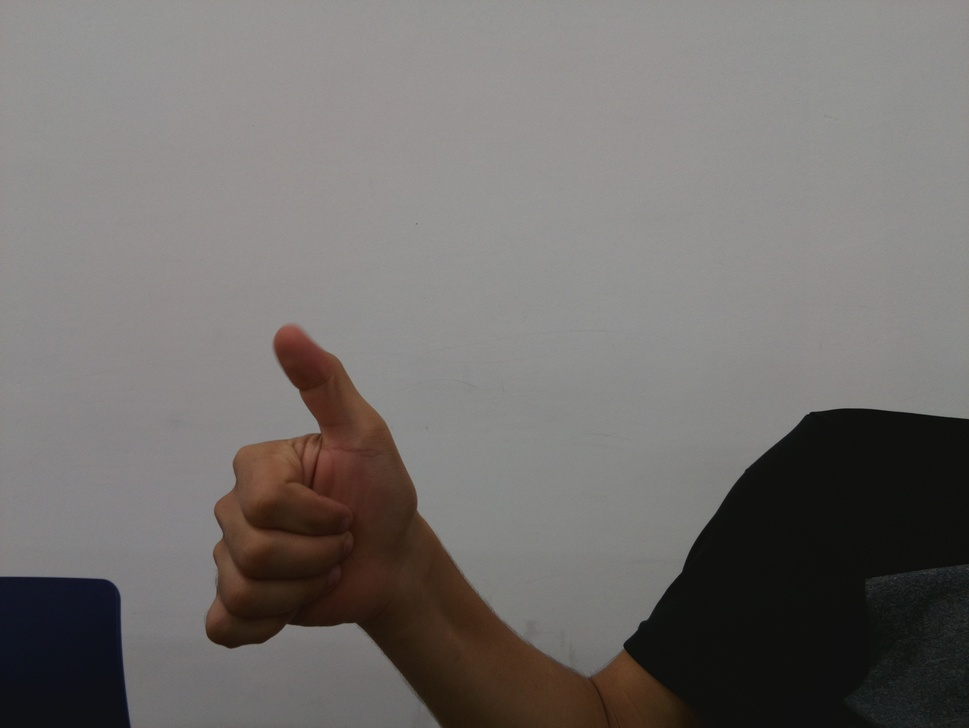
#> input picture im.jpg, 969 x 728 px, shrunk from 3280 x 2464 before the run
$ python coherence.py ../im.jpg   (older library calls are emulated)
#> lines starting #> are read from the running program, lines starting #| are printed output that depends on the picture
#> further down, src is the input picture: shape (728, 969, 3); mean B, G, R 109.1, 111.4, 115.1
#!/usr/bin/env python

'''
Coherence-enhancing filtering example
=====================================

inspired by
  Joachim Weickert "Coherence-Enhancing Shock Filters"
  http://www.mia.uni-saarland.de/Publications/weickert-dagm03.pdf
'''

# Python 2/3 compatibility
from __future__ import print_function
import sys
PY3 = sys.version_info[0] == 3

if PY3:
    xrange = range

import numpy as np
import cv2

def coherence_filter(img, sigma = 11, str_sigma = 11, blend = 0.5, iter_n = 4):
#> called with sigma = 19, str_sigma = 19, blend = 0.7, iter_n = 4
    h, w = img.shape[:2]
#> h = 728; w = 969

    for i in xrange(iter_n):
        print(i)

        gray = cv2.cvtColor(img, cv2.COLOR_BGR2GRAY)
        eigen = cv2.cornerEigenValsAndVecs(gray, str_sigma, 3)
        eigen = eigen.reshape(h, w, 3, 2)  # [[e1, e2], v1, v2]
        x, y = eigen[:,:,1,0], eigen[:,:,1,1]

        gxx = cv2.Sobel(gray, cv2.CV_32F, 2, 0, ksize=sigma)
        gxy = cv2.Sobel(gray, cv2.CV_32F, 1, 1, ksize=sigma)
        gyy = cv2.Sobel(gray, cv2.CV_32F, 0, 2, ksize=sigma)
        gvv = x*x*gxx + 2*x*y*gxy + y*y*gyy
        m = gvv < 0

        ero = cv2.erode(img, None)
        dil = cv2.dilate(img, None)
        img1 = ero
        img1[m] = dil[m]
        img = np.uint8(img*(1.0 - blend) + img1*blend)
#> this loop made 4 passes
#> pass 1, in coherence_filter, `gray = cv2.cvtColor(img, cv2.COLOR_BGR2GRAY)`:
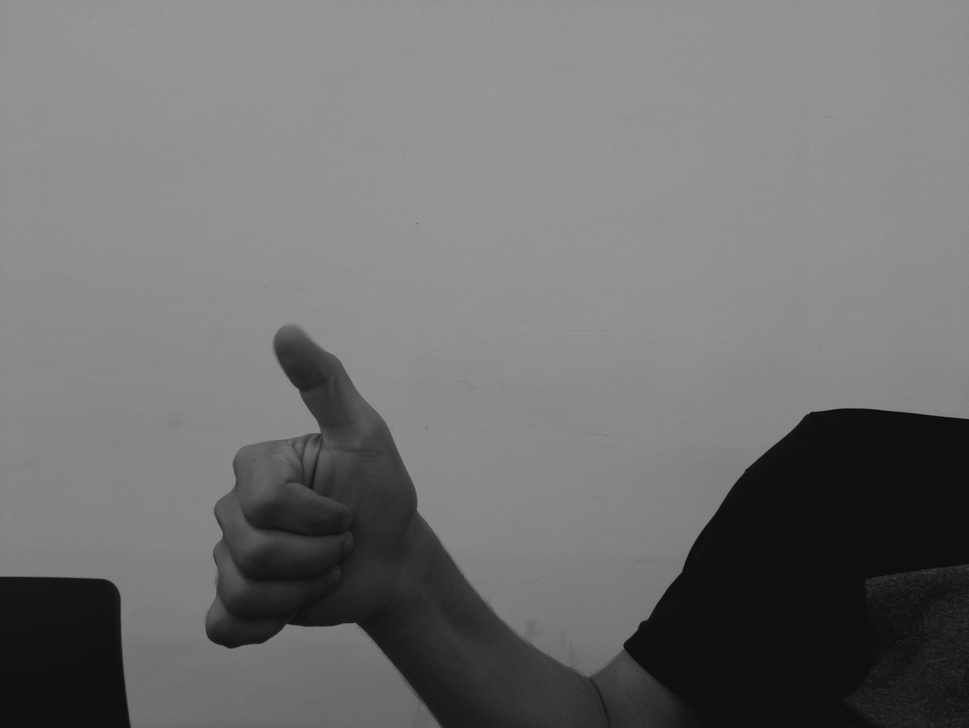
#> gray: shape (728, 969); min 9, max 154, mean 112.3
#> pass 1, in coherence_filter, `x, y = eigen[:,:,1,0], eigen[:,:,1,1]`:
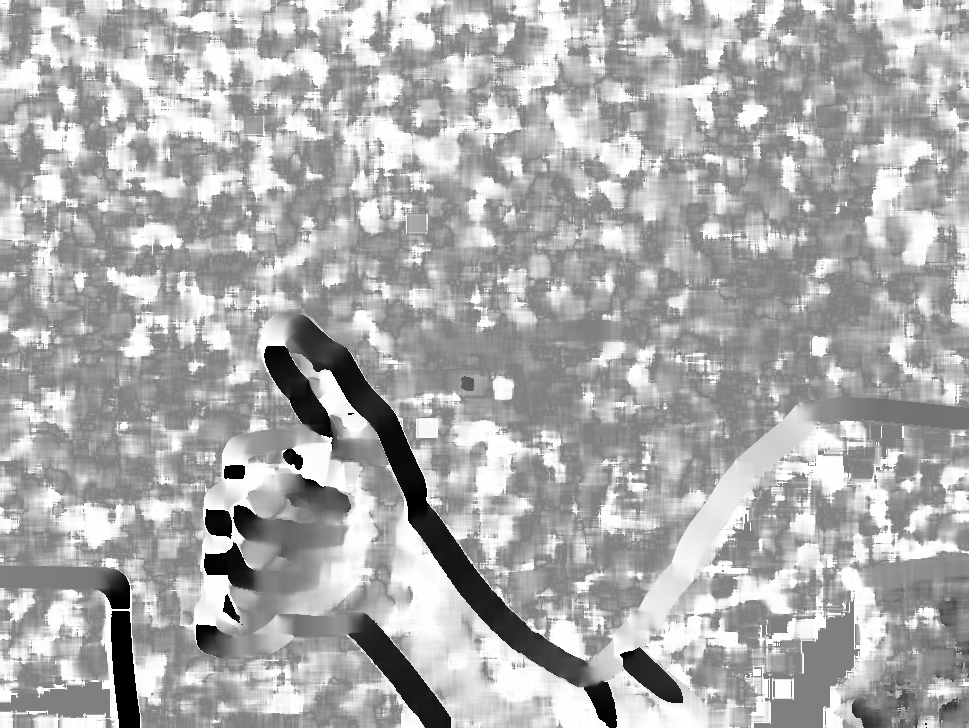
#> x: shape (728, 969) float32; min -1, max 1, mean 0.351; drawn with min black and max white
#> pass 1, in coherence_filter, `x, y = eigen[:,:,1,0], eigen[:,:,1,1]`:
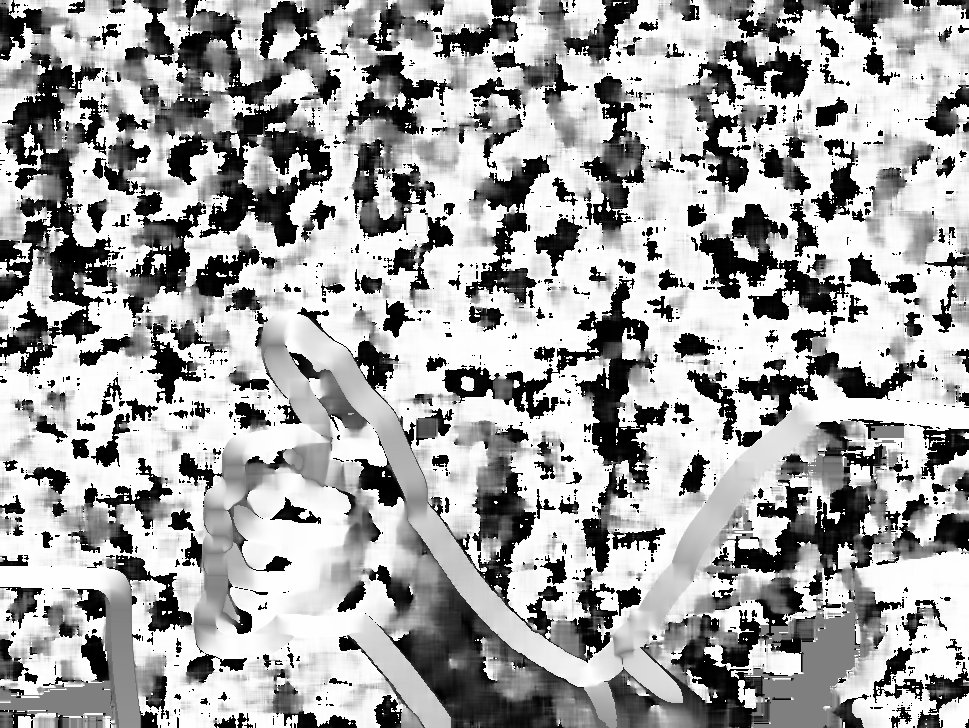
#> y: shape (728, 969) float32; min -1, max 1, mean 0.283; drawn with min black and max white
#> pass 1, in coherence_filter, `gxx = cv2.Sobel(gray, cv2.CV_32F, 2, 0, ksize=sigma)`:
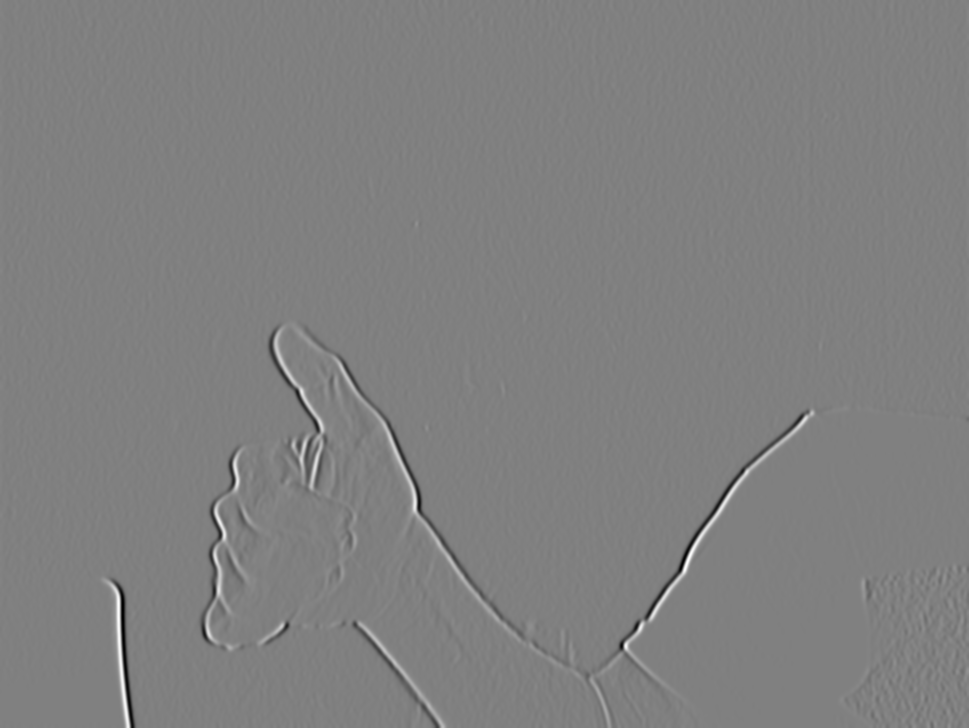
#> gxx: shape (728, 969) float32; min -8.43e+10, max 8.33e+10, mean 835603.6; drawn with min black and max white
    print('done')
    return img


if __name__ == '__main__':
    import sys
    try:
        fn = sys.argv[1]
    except:
        fn = '../data/baboon.jpg'

    src = cv2.imread(fn)

    def nothing(*argv):
        pass

    def update():
        sigma = cv2.getTrackbarPos('sigma', 'control')*2+1
        str_sigma = cv2.getTrackbarPos('str_sigma', 'control')*2+1
        blend = cv2.getTrackbarPos('blend', 'control') / 10.0
        print('sigma: %d  str_sigma: %d  blend_coef: %f' % (sigma, str_sigma, blend))
        dst = coherence_filter(src, sigma=sigma, str_sigma = str_sigma, blend = blend)
        cv2.imshow('dst', dst)

    cv2.namedWindow('control', 0)
    cv2.createTrackbar('sigma', 'control', 9, 15, nothing)
    cv2.createTrackbar('blend', 'control', 7, 10, nothing)
    cv2.createTrackbar('str_sigma', 'control', 9, 15, nothing)


    print('Press SPACE to update the image\n')

    cv2.imshow('dev', src)
    update()
    while True:
        ch = cv2.waitKey()
#> (key Esc is pressed here)
        if ch == ord(' '):
            update()
        if ch == 27:
            break
    cv2.destroyAllWindows()

$ run again, on pics/pic2.jpg
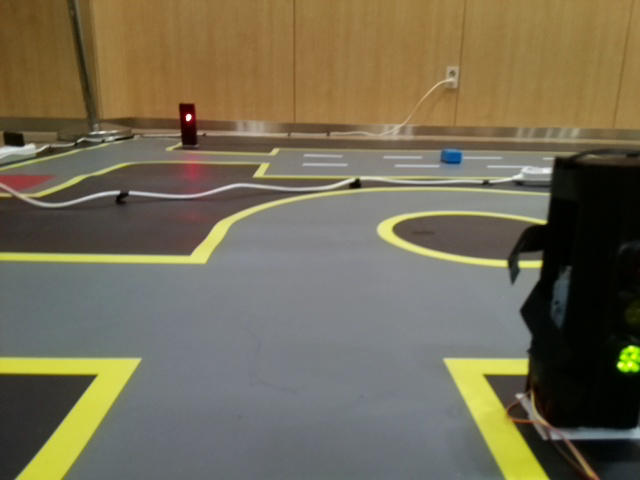
#> input picture pics/pic2.jpg, 640 x 480 px
#> src is the input picture: shape (480, 640, 3); mean B, G, R 84.5, 107.6, 115.7
#> after the loop in coherence_filter, `for i in xrange(iter_n):`:
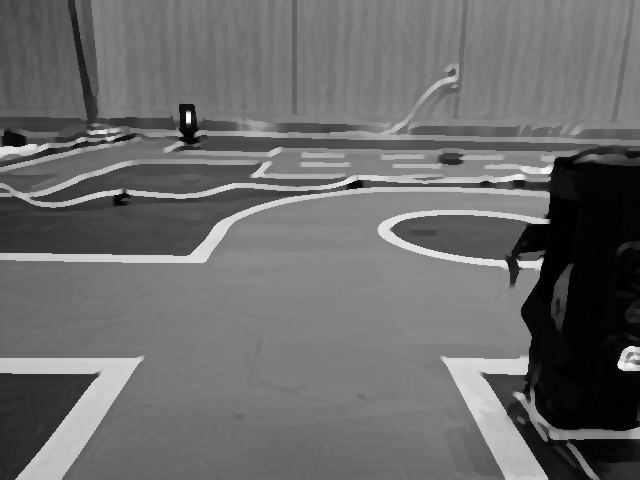
#> gray: shape (480, 640); min 0, max 254, mean 107.2
#> after the loop in coherence_filter, `for i in xrange(iter_n):`:
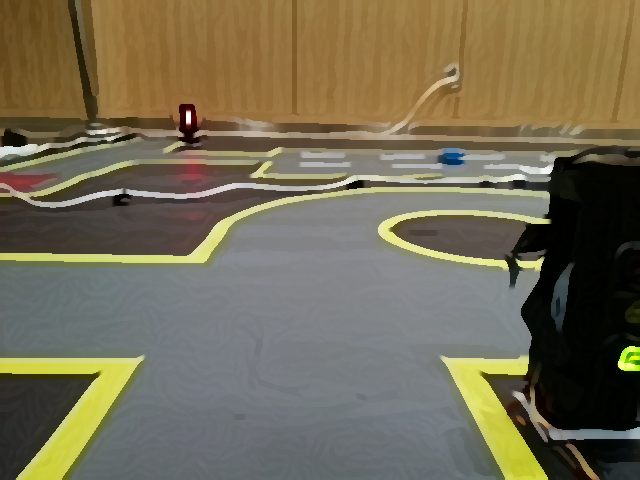
#> img: shape (480, 640, 3); mean of channels 0, 1, 2 84.1, 107.4, 115.3; drawn as B, G, R
